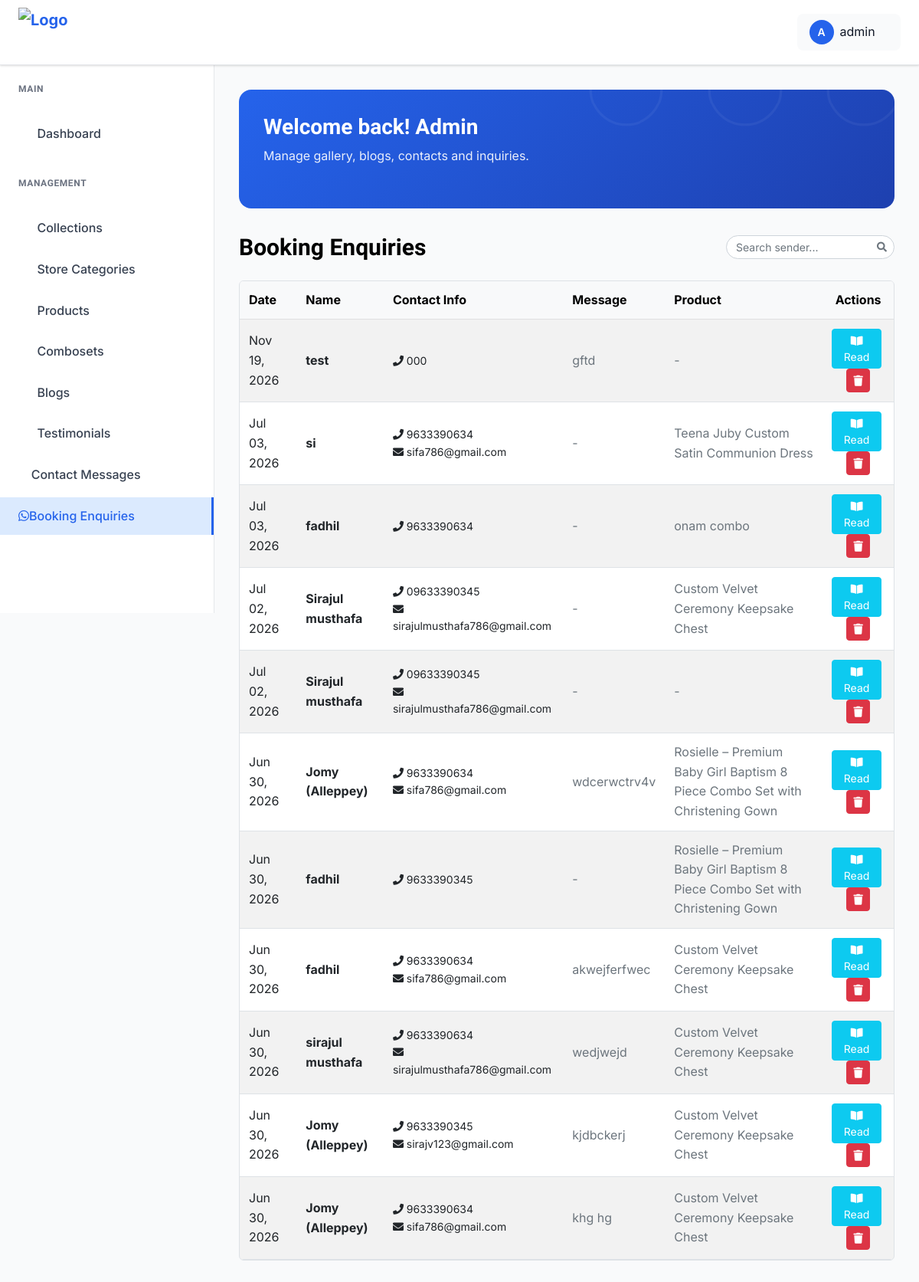
/dashboard/booking-enquiries/ (signed in), run on the app's committed database.
### zuzanne_app/models.py (models this page shows, shortened)
class BookingEnquiry(models.Model):
    name = models.CharField(max_length=150)
    phone = models.CharField(max_length=20)
    email = models.EmailField(blank=True, null=True)
    message = models.TextField(blank=True, null=True)
    product_name = models.CharField(max_length=200, blank=True, null=True)
    source_page = models.CharField(max_length=200, blank=True, null=True)
    created_at = models.DateTimeField(auto_now_add=True)
    is_read = models.BooleanField(default=False)
    class Meta:
        ordering = ['-created_at']
        verbose_name = "Booking Enquiry"
        verbose_name_plural = "Booking Enquiries"

### zuzanne_app/views.py (the view)
# urls.py: path("dashboard/booking-enquiries/", views.booking_enquiry_list, name="booking_enquiry_list"),
@login_required(login_url="admin_login")
def booking_enquiry_list(request):
    BookingEnquiry.objects.filter(is_read=False).update(is_read=True)
    enquiries = BookingEnquiry.objects.all().order_by("-created_at")
    return render(request, "admin_pages/view_booking_enquiries.html", {"enquiries": enquiries})

### templates/admin_pages/view_booking_enquiries.html (shortened to what this page needs)
{% extends "admin_pages/base.html" %}
{% load static %}
{% block content %}
<div class="dashboard__form__wraper">
     <div class="create__course__title mb-4 d-flex flex-wrap justify-content-between align-items-center gap-2">
        <h4 class="mb-0">Booking Enquiries</h4>
        <div class="d-flex align-items-center gap-2 ms-auto">
            <div class="search-box">
                <input type="text" id="bookingSearchInput" class="form-control form-control-sm" placeholder="Search sender...">
            </div>
        </div>
    </div>
    <div class="custom-table-container">
        <table class="table table-striped table-hover align-middle">
            <thead class="table-light">
                <tr>
                    <th scope="col" class="text-nowrap">Date</th>
                    <th scope="col" class="text-nowrap">Name</th>
                    <th scope="col" class="text-nowrap">Contact Info</th>
                    <th scope="col">Message</th>
                    <th scope="col" class="text-nowrap">Product</th>
                    <th scope="col" class="text-center text-nowrap">Actions</th>
                </tr>
            </thead>
            <tbody>
                {% for enquiry in enquiries %}
                <tr>
                    <td>{{ enquiry.created_at|date:"M d, Y" }}</td>
                    <td><strong>{{ enquiry.name }}</strong></td>
                    <td>
                        <div class="d-flex flex-column small">
                            <span><i class="fas fa-phone"></i> {{ enquiry.phone }}</span>
                            {% if enquiry.email %}<span><i class="fas fa-envelope"></i> {{ enquiry.email }}</span>{% endif %}
                        </div>
                    </td>
                    <td class="text-muted" style="max-width: 150px; white-space: nowrap; overflow: hidden; text-overflow: ellipsis;" title="{{ enquiry.message }}">{{ enquiry.message|default:"-" }}</td>
                    <td class="text-muted">{{ enquiry.product_name|default:"-" }}</td>
                    <td class="text-center">
                        <button type="button" class="btn btn-sm btn-info me-1 text-white" data-bs-toggle="modal" data-bs-target="#readBookingModal{{ enquiry.id }}">
                            <i class="fas fa-book-open"></i> Read
                        </button>
                        <button type="button" class="btn btn-sm btn-danger" data-bs-toggle="modal" data-bs-target="#deleteBookingModal{{ enquiry.id }}">
                            <i class="fas fa-trash"></i>
                        </button>
                    </td>
                </tr>
                {% empty %}
                <tr>
                    <td colspan="6" class="text-center py-4">
                        <p class="text-muted">No booking enquiries yet.</p>
                    </td>
                </tr>
                {% endfor %}
            </tbody>
        </table>
    </div>
</div>
{% endblock %}

### templates/admin_pages/base.html (shortened to what this page needs)
{% load static %}
{% load static %}
<!DOCTYPE html>
<html class="no-js" lang="en">
<head>
    <link rel="stylesheet" href="https://cdnjs.cloudflare.com/ajax/libs/toastr.js/latest/toastr.min.css">
    <link href="https://cdnjs.cloudflare.com/ajax/libs/font-awesome/5.15.4/css/all.min.css" rel="stylesheet">
    <link rel="stylesheet" href="{% static 'admin-static/assets/css/bootstrap.min.css' %}">
    <link rel="stylesheet" href="{% static 'admin-static/assets/css/icofont.min.css' %}">
    <link rel="stylesheet" href="{% static 'admin-static/assets/css/style.css' %}">
</head>
<body>
    <header class="dashboard-header">
        <div class="header-left">
            <a href="{% url 'admin_dashboard' %}" class="logo">
                <img src="{% static 'admin-static/assets/img/zuzanne.png' %}" alt="Logo" style="height: 65px; width: auto; object-fit: contain;">
            </a>
        </div>
        <div class="header-right">
            <div class="user-profile-dropdown">
                <div class="user-profile-toggle">
                    <div class="user-avatar">
                        {{ request.user.username|first|upper }}
                    </div>
                    <span>{{ request.user.username}}</span>
                    <i class="icofont-simple-down"></i>
                </div>
            </div>
        </div>
    </header>
    <aside class="dashboard-sidebar" id="dashboardSidebar">
        <div class="sidebar-content">
            <div class="sidebar-section">
                <h6 class="sidebar-title">Main</h6>
                <ul class="sidebar-menu">
                    <li>
                        <a href="{% url 'admin_dashboard' %}"
                            class="{% if request.resolver_match.url_name == 'admin_dashboard' %}active{% endif %}">
                            <i class="icofont-dashboard"></i>
                            Dashboard
                        </a>
                    </li>
                </ul>
            </div>
            <div class="sidebar-section">
                <h6 class="sidebar-title">Management</h6>
                <ul class="sidebar-menu">
                    <li>
                        <a href="{% url 'collection_list' %}"
                            class="{% if request.resolver_match.url_name == 'collection_list' or request.resolver_match.url_name == 'collection_create' or request.resolver_match.url_name == 'collection_update' %}active{% endif %}">
                            <i class="icofont-list"></i>
                            Collections
                        </a>
                    </li>
                    <li>
                        <a href="{% url 'store_category_list' %}"
                            class="">
                            <i class="icofont-tags"></i>
                            Store Categories
                        </a>
                    </li>
                    <li>
                        <a href="{% url 'product_list' %}"
                            class="{% if request.resolver_match.url_name == 'product_list' or request.resolver_match.url_name == 'product_create' or request.resolver_match.url_name == 'product_update' %}active{% endif %}">
                            <i class="icofont-shopping-cart"></i>
                            Products
                        </a>
                    </li>
                    <li>
                      <a href="{% url 'comboset_list' %}" class="">
                        <i class="icofont-box"></i>
                         Combosets
                        </a>
                    </li>
                    <li>
                        <a href="{% url 'admin_blog_list' %}"
                            class="{% if request.resolver_match.url_name == 'admin_blog_list' or request.resolver_match.url_name == 'admin_block_list' %}active{% endif %}">
                            <i class="icofont-newspaper"></i>
                            Blogs
                        </a>
                    </li>
                    <li>
                        <a href="{% url 'testimonial_list' %}"
                            class="{% if request.resolver_match.url_name == 'testimonial_list' %}active{% endif %}">
                            <i class="icofont-quote-left"></i>
                            Testimonials
                        </a>
                    </li>
                    <li>
                        <a href="{% url 'contact_list' %}"
                            class="{% if request.resolver_match.url_name == 'contact_list' %}active{% endif %} d-flex align-items-center justify-content-between" style="width: 100%;">
                            <span>
                                <i class="icofont-ui-messaging"></i>
                                Contact Messages
                            </span>
                        </a>
                    </li>
                    <li>
                      <a href="{% url 'booking_enquiry_list' %}"
                            class="{% if request.resolver_match.url_name == 'booking_enquiry_list' %}active{% endif %} d-flex align-items-center justify-content-between" style="width: 100%;">
                      <span>
                        <i class="fab fa-whatsapp"></i>Booking Enquiries
                      </span>
                       </a>
                    </li>
                </ul>
            </div>
        </div>
    </aside>
    <main class="dashboard-main">
        <div class="dashboard-content">
            <div class="dashboard-banner">
                <div class="banner-content">
                    <h1 class="banner-title">Welcome back! Admin</h1>
                    <p class="banner-subtitle">Manage gallery, blogs, contacts and inquiries.</p>
                </div>
            </div>
            {% block content %}{% endblock %}
        </div>
    </main>
</body>
</html>

### data on the page
BookingEnquiry: created_at "Nov 19, 2026", name "test", phone "000", message "gftd", product_name "-"
BookingEnquiry: created_at "Jul 03, 2026", name "si", phone "9633390634", email "sifa786@gmail.com", message "-", product_name "Teena Juby Custom Satin Communion Dress"
BookingEnquiry: created_at "Jul 03, 2026", name "fadhil", phone "9633390634", message "-", product_name "onam combo"
BookingEnquiry: created_at "Jul 02, 2026", name "Sirajul musthafa", phone "09633390345", email "sirajulmusthafa786@gmail.com", message "-", product_name "Custom Velvet Ceremony Keepsake Chest"
BookingEnquiry: created_at "Jul 02, 2026", name "Sirajul musthafa", phone "09633390345", email "sirajulmusthafa786@gmail.com", message "-", product_name "-"
BookingEnquiry: created_at "Jun 30, 2026", name "Jomy (Alleppey)", phone "9633390634", email "sifa786@gmail.com", message "wdcerwctrv4v", product_name "Rosielle – Premium Baby Girl Baptism 8 Piece Combo Set with Christening Gown"
BookingEnquiry: created_at "Jun 30, 2026", name "fadhil", phone "9633390345", message "-", product_name "Rosielle – Premium Baby Girl Baptism 8 Piece Combo Set with Christening Gown"
BookingEnquiry: created_at "Jun 30, 2026", name "fadhil", phone "9633390634", email "sifa786@gmail.com", message "akwejferfwec", product_name "Custom Velvet Ceremony Keepsake Chest"
BookingEnquiry: created_at "Jun 30, 2026", name "sirajul musthafa", phone "9633390634", email "sirajulmusthafa786@gmail.com", message "wedjwejd", product_name "Custom Velvet Ceremony Keepsake Chest"
BookingEnquiry: created_at "Jun 30, 2026", name "Jomy (Alleppey)", phone "9633390345", email "sirajv123@gmail.com", message "kjdbckerj", product_name "Custom Velvet Ceremony Keepsake Chest"
BookingEnquiry: created_at "Jun 30, 2026", name "Jomy (Alleppey)", phone "9633390634", email "sifa786@gmail.com", message "khg hg", product_name "Custom Velvet Ceremony Keepsake Chest"

### other printed values
{{ request.user.username|first|upper }} "A"
{{ request.user.username }} "admin"
